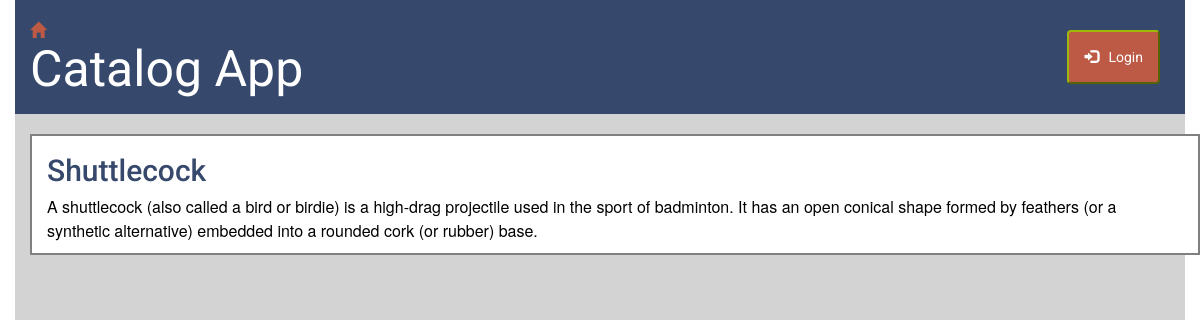
The page /catalog/Badminton/Shuttlecock/ on the database its author committed.
### database_setup.py (models this page shows, shortened)
class GameItem(Base):
    __tablename__ = "gameitem"
    name = Column(String(80), nullable=False)
    id = Column(Integer, primary_key=True)
    description = Column(String(250))
    game_id = Column(Integer, ForeignKey('game.id'))
    game = relationship(Game)
    user_id = Column(Integer, ForeignKey('user.id'))
    user = relationship(User)
    __table_args__ = (UniqueConstraint('name', 'game_id',
                      name='_game_item_uc'),
                      )

### models/desc.py (the view)
@descpage.route('/catalog/<game_name>/<item_name>/')
@check_item
def itemDesc(game_name, item_name):
    if 'username' not in login_session:
        selected_game = session.query(Game).filter_by(name=game_name).first()
        selected_item = session.query(GameItem).filter(and_(GameItem.name ==
                                                            item_name,
                                                            GameItem.game_id ==
                                                            selected_game.id
                                                            )).first()
        return render_template('publicgameitemdesc.html', item=selected_item)
    else:
        return redirect(url_for('descpage.itemDescLoggedin',
                                game_name=game_name, item_name=item_name))

### templates/publicgameitemdesc.html
{% extends "main.html" %}
{% block content %}
{% include "header.html" %}
<main class="container-fluid fill">
	<div class="container catalog margin-top">
		<div class="row">
			<h2 class="col-md-12 text-capitalize"> {{item.name}} </h2>
		</div>
		<div class="row">
			<div class="col-md-12">
				<p>{{item.description}}</p>
			</div>
		</div>
	</div>
</main>
{% endblock %}

### static/style.css (style rules this page uses)
* { font-family: "Helvetica Neue Bold", Roboto, Helvetica, Arial, sans-serif; font-weight: 700; }
body { height: 100%; width: 100%; position: absolute; }
h2 { font-size: 30px; color: #36486b; line-height: 29px; }
p { font-family: "Helvetica Neue", Roboto, Helvetica, Arial, sans-serif; font-size: 16px; color: #000000; line-height: 24px; font-weight: 400; }
.container-fluid { height: inherit; }
.fill { background-color: #D3D3D3; }
.catalog { border: 2px solid grey; background-color: #FFFFFF; }
.margin-top { margin-top: 20px; }

### rows shown on the page
GameItem: name "Shuttlecock", description "A shuttlecock (also called a bird or birdie) is a high-drag projectile used in the sport of badminton. It has an open conical shape formed by feathers (or a synthetic alternative) embedded into a rounded cork (or rubber) base."
